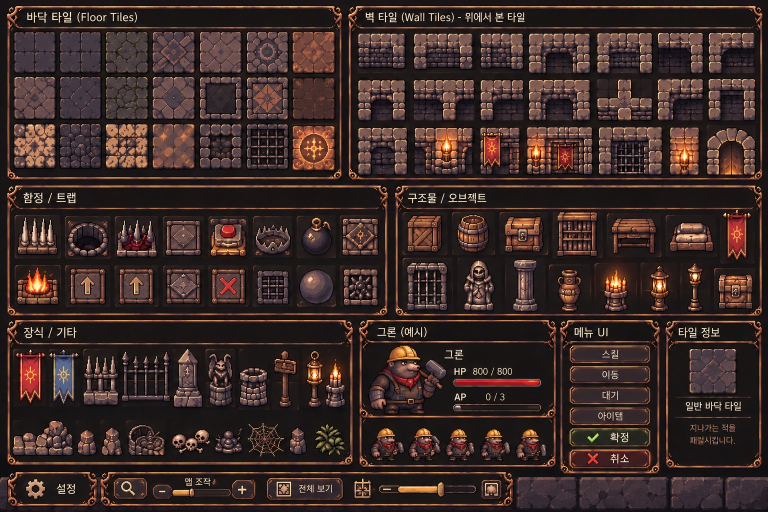
#> input picture art_src/t5/sheet1.jpg, 1536 x 1024 px (shown at 1/2 size)
$ python cut.py sheet1.jpg
#> lines starting #> are read from the running program, lines starting #| are printed output that depends on the picture
"""테마 5(브론즈 던전) 그림 자르기 — 사용법: python3 art_src/t5/cut.py game/art/t5
사용자 그림 3장(sheet1.jpg·sheet2.jpg·sheet3.png)에서 맵 타일·함정·장식·UI 조각을 잘라 냄.
tile: 네모 그대로 / obj: 바깥 배경을 투명하게(가장자리에서 비슷한 색을 채워 나감). 유닛(그론·용사) 그림은 쓰지 않음."""
import sys, os
from PIL import Image
from collections import deque
D = os.path.dirname(os.path.abspath(__file__)); OUT = sys.argv[1]
os.makedirs(OUT, exist_ok=True)
IM = {1: "sheet1.jpg", 2: "sheet2.jpg", 3: "sheet3.png"}
IM = {k: Image.open(os.path.join(D, v)).convert("RGBA") for k, v in IM.items()}
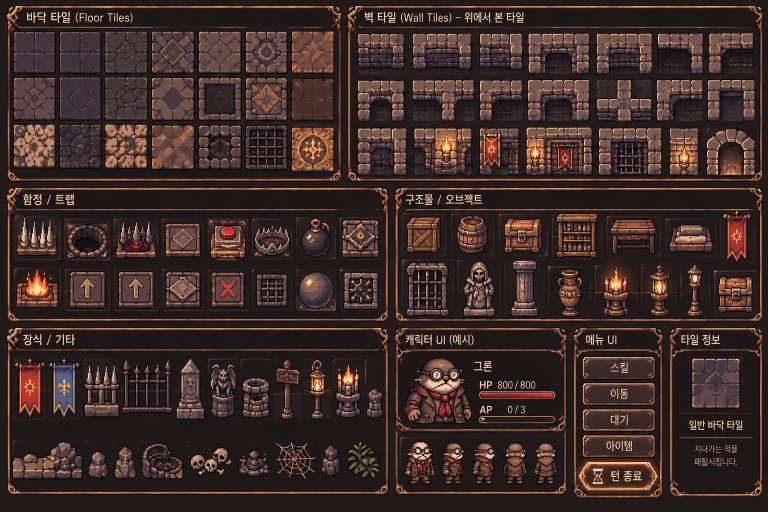
#> input picture art_src/t5/sheet2.jpg, 1536 x 1024 px (shown at 1/2 size)
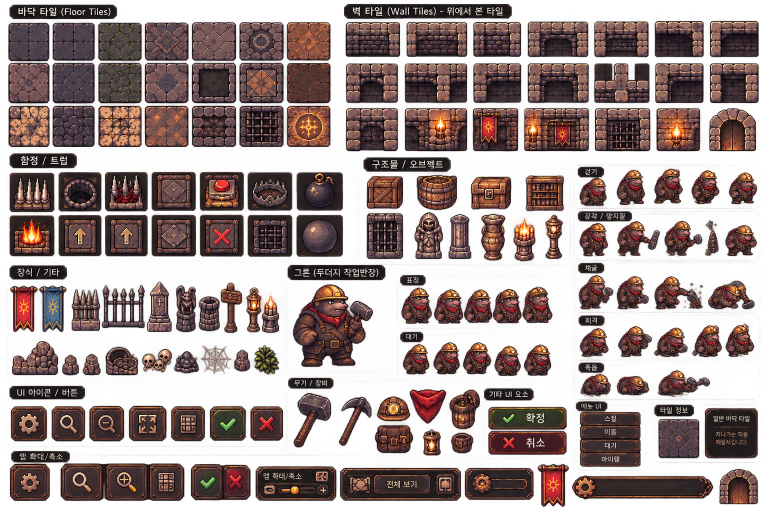
#> input picture art_src/t5/sheet3.png, 1536 x 1024 px (shown at 1/2 size)

def bgmask(im):
    """가장자리에서 시작해, 옆 배경 칸과 색이 거의 같고(부드러운 그라데이션) 가장자리 대표색과도 가까운 칸만 배경 → True"""
    w, h = im.size; px = im.load(); seen = [[False] * w for _ in range(h)]; q = deque()
    edge = [px[x, 0] for x in range(w)] + [px[x, h - 1] for x in range(w)] + [px[0, y] for y in range(h)] + [px[w - 1, y] for y in range(h)]
    edge.sort(key=lambda c: c[0] + c[1] + c[2]); mc = edge[len(edge) // 2]
    dist = lambda a, b: abs(a[0] - b[0]) + abs(a[1] - b[1]) + abs(a[2] - b[2])
    for x in range(w):
        for y in (0, h - 1):
            if dist(px[x, y], mc) < 70: q.append((x, y, px[x, y]))
    for y in range(h):
        for x in (0, w - 1):
            if dist(px[x, y], mc) < 70: q.append((x, y, px[x, y]))
    while q:
        x, y, pc = q.popleft()
        if seen[y][x]: continue
        c = px[x, y]
        if dist(c, pc) > 18 or dist(c, mc) > 75: continue
        seen[y][x] = True
        for dx, dy in ((1, 0), (-1, 0), (0, 1), (0, -1)):
            nx, ny = x + dx, y + dy
            if 0 <= nx < w and 0 <= ny < h and not seen[ny][nx]: q.append((nx, ny, c))
    return seen

def clear(im):
    m = bgmask(im); px = im.load()
    for y in range(im.height):
        for x in range(im.width):
            if m[y][x]: px[x, y] = (0, 0, 0, 0)
    bb = im.getbbox()
    return im.crop(bb) if bb else im

def cut(sh, box, name, mode="obj"):
    im = IM[sh].crop(box)
    if mode == "obj": im = clear(im)
    im.save(os.path.join(OUT, name + ".png"))

S = [
 # ── 맵: 바닥(어두운 판석 · 변형 · 이끼) / 벽 윗면(밝은 돌) / 벽 앞면(벽돌 · 횃불 · 깃발 · 창살) ──
 (3, (22, 51, 95, 117), "floor_a", "tile"), (3, (109, 51, 186, 117), "floor_b", "tile"),
 (3, (109, 130, 186, 200), "floor_c", "tile"), (3, (202, 51, 280, 117), "floor_m", "tile"),
 (3, (22, 216, 95, 290), "cap", "tile"),
 (3, (693, 72, 776, 108), "face", "tile"), (3, (1314, 245, 1404, 300), "face_torch", "tile"),
 (3, (950, 240, 1032, 300), "face_banner", "tile"), (3, (1196, 245, 1298, 300), "face_grate", "tile"),
 (3, (577, 215, 658, 291), "rune", "tile"),
 # ── 함정 · 구덩이 · 폭탄 ──
 (3, (20, 343, 102, 421), "spike", "obj"), (3, (116, 343, 202, 421), "pit", "obj"),
 (3, (213, 351, 289, 417), "spike_blood", "obj"), (3, (604, 351, 683, 417), "bomb", "obj"),
 # ── 바닥 장식(보기만) ──
 (3, (18, 676, 104, 754), "rubble", "obj"), (3, (596, 424, 676, 506), "boulder", "obj"),
 (3, (283, 698, 349, 750), "d_skull", "obj"), (3, (396, 686, 464, 750), "d_web", "obj"),
 (3, (161, 703, 204, 752), "d_rock", "obj"), (3, (503, 693, 564, 750), "d_plant", "obj"),
 # ── 아이콘 버튼 · 도구 ──
 (3, (18, 808, 97, 886), "ic_gear", "obj"), (3, (99, 808, 174, 886), "ic_search", "obj"),
 (3, (176, 808, 252, 886), "ic_zout", "obj"), (3, (254, 808, 337, 886), "ic_expand", "obj"),
 (3, (339, 808, 414, 886), "ic_grid", "obj"), (3, (212, 928, 294, 1002), "ic_zin", "obj"),
 (3, (674, 788, 750, 892), "w_pick", "obj"), (3, (586, 778, 664, 894), "w_hammer", "obj"),
 # ── 큰 버튼(글자 포함) ──
 (3, (974, 810, 1136, 861), "btn_ok", "obj"), (3, (974, 860, 1136, 912), "btn_cancel", "obj"),
 (2, (1154, 920, 1319, 984), "btn_end", "obj"),
 # ── 테두리(9칸 자르기용) ──
 (2, (1163, 712, 1311, 759), "btn_frame", "tile"),
]
for s in S: cut(*s)
#> this loop made 32 passes
#> pass 2, in cut (call 2), `im = IM[sh].crop(box)`:
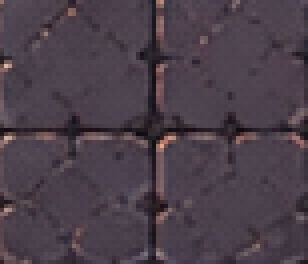
#> im: PIL image 77x66 RGBA (shown 4 times larger); mean R, G, B, A 73.3, 61.1, 71.9, 251.3; transparent parts drawn white
#> pass 3, in cut (call 3), `im = IM[sh].crop(box)`:
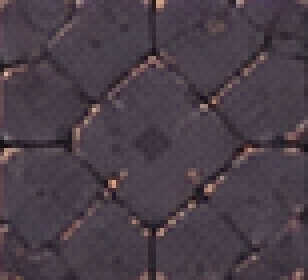
#> im: PIL image 77x70 RGBA (shown 4 times larger); mean R, G, B, A 72.2, 59.9, 70.8, 251.4; transparent parts drawn white
# 패널 테두리: '타일 정보' 창의 아래쪽(모서리 장식)을 위아래로 이어 붙여 제목 없는 틀
bot = IM[2].crop((1336, 934, 1529, 1010)); fr = Image.new("RGBA", (bot.width, bot.height * 2))
#> after `bot = IM[2].crop((1336, 934, 1529, 1010))`:
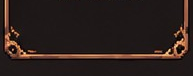
#> bot: PIL image 193x76 RGBA; mean R, G, B, A 43, 31.1, 28, 255
#> after `fr = Image.new('RGBA', (bot.width, bot.height * 2))`: fr: PIL image 193x152 RGBA; every value is 0
fr.paste(bot.transpose(Image.FLIP_TOP_BOTTOM), (0, 0)); fr.paste(bot, (0, bot.height))
#> after `fr.paste(bot.transpose(Image.FLIP_TOP_BOTTOM), (0, 0))`:
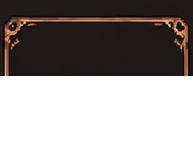
#> fr: PIL image 193x152 RGBA; mean R, G, B, A 21.5, 15.6, 14, 127.5; transparent parts drawn white
#> after `fr.paste(bot, (0, bot.height))`:
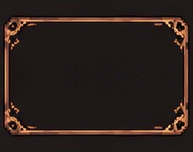
#> fr: PIL image 193x152 RGBA; mean R, G, B, A 43, 31.1, 28, 255
fr.save(os.path.join(OUT, "frame.png"))
print("ok", len(S) + 1)
